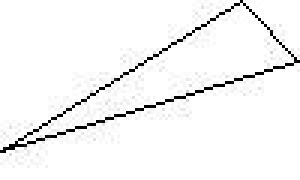
#> input picture apc2015/homework/hw3/data/2d/image_1.tif, 100 x 60 px (shown 3 times larger)
$ python triangles_2d.py   (Python 2 division)
#> lines starting #> are read from the running program, lines starting #| are printed output that depends on the picture; after the words box and inside, x2 and y2 are one past the last pixel; in counts of white or black regions, pixels touching at a corner belong together
from PIL import Image
import numpy
import math

#if matplotlib is available on your system, use it to display the iterations
try:
    import matplotlib.pyplot as plt
    MATPLOTLIB_AVAILABLE = True
except ImportError:
    print "Matplotlib is not available."
    print "You won't get the advantage of watching the ICP convergence..."

def image_to_points(numpy_image):
    """
    Given an PIL Image object, extract the 2D point cloud.
    The result should be a list of points [[x1,y1],...,[xn,yn]]
    """
    res = []
    for i in range(numpy_image.shape[0]):
        for j in range(numpy_image.shape[1]):
            if numpy_image[i,j]==0:
                res.append([i,j])
    return res

def euclidean_distance_2(P1, P2):
    """
    Compute the Squared Euclidean distance between 2 2D points
    """
    return (P1[0]-P2[0])**2+(P1[1]-P2[1])**2

def sum_of_squared_errors(P1,P2):
    """For the corresponding points P1 and P2, returns the sum of squared
    errors"""
    return sum(euclidean_distance_2(p1,p2) for (p1,p2) in zip(P1,P2))

def get_closest_points_2d(P1, P2):
    """
    Compute the closest 2D points searching exhaustively. The output has
    the same dimension as P1 and produces the closest point in P2 to P1.
    Input points: [[x1,y1],[x2,y2],...]
    """
    #TODO: implement me
    return []

def threshold_closest_points(P1, P2, threshold):
    """
    Discard the pairs of points for which their mutual distance exceeds the
    predefined threshold
    Input points: [[x1,y1],[x2,y2],...]
    """
    #TODO: implement me
    return P1,P2

def get_correspondences(P1, P2):
    """Returns a pair of lists  (S1,S2) where S1[i] is an element of P1 that
    corresponds to S2[i], which is an element of P2."""
    # Find the closest points to triangle 1 by exhaustive search using the
    # squared Euclidean distance
    P2matches = get_closest_points_2d(P1, P2)

    # The matching pairs may contain irrelevant data. Keep only the matching
    # points that are close enough within a threshold parameter

    threshold = 0
    # TODO: determine a good threshold.  Set the 'threshold' variable
    # to be your best choice, and write your justification to this answer
    # in the below:
    #
    # [Task 4 answer goes here]
    #

    S1, S2 = threshold_closest_points(P1,P2matches,threshold)
    return S1,S2

def subtract_mean(point_list):
    """
    Input list: ((x1,y1),(x2,y2),...)
    Returns a pair ([p1-mean,...,pn-mean], mean)
    """
    #TODO: implement me
    mean_x = 0
    mean_y = 0
    point_list_minus_mean = point_list
    return point_list_minus_mean, [mean_x, mean_y]


def compute_error_minimizing_rotation(Points1, Points2):
    """
    Compute the rotation matrix that rotates the points in Points2 to minimize
    squared error to the points in Points1
    """
    #TODO: implement me
    return [[1,0],[0,1]]

def transform_point(p,R,t):
    """Compute the point p transformed by the rotation R and translation t"""
    x = R[0][0]*p[0]+R[0][1]*p[1]+t[0]
    y = R[1][0]*p[0]+R[1][1]*p[1]+t[1]
    return [x,y]

def transform_points(Points,R,t):
    """Compute the points transformed by the rotation R and translation t"""
    return [transform_point(p,R,t) for p in Points]

def icp_step(Points1,Points2):
    """
    Performs 1 step of ICP, given two point clouds.

    Return value should be a pair (R,t) containing the
    new rotation and translation of Points2.
    """
    #get the correspondences
    S1,S2 = get_correspondences(Points1,Points2)

    # Center the resulting pairs substracting their means
    S1_shift, mean1 = subtract_mean(S1)
    S2_shift, mean2 = subtract_mean(S2)

    #calculate the error-minimizing rotation
    R = compute_error_minimizing_rotation(S1_shift,S2_shift)
    #find the t such that R*p+t = R*(p-mean2)+mean1
    Rmean2 = [R[0][0]*mean2[0]+R[0][1]*mean2[1],
              R[1][0]*mean2[0]+R[1][1]*mean2[1]]
    return R,[mean1[0]-Rmean2[0],mean1[1]-Rmean2[1]]


# ~~~~~~~~~~~~~~~~~~~~~~~~~~~~~~~~~~~~~~~~~~~~~~~~~~~~~~~~~~~~
#                 MAIN PROGRAM
# ~~~~~~~~~~~~~~~~~~~~~~~~~~~~~~~~~~~~~~~~~~~~~~~~~~~~~~~~~~~~

file_triangle1 = "data/2d/image_1.tif"
file_triangle2 = "data/2d/image_2.tif"

# Read the images and convert to gray scale
imageraw1 = numpy.array( Image.open(file_triangle1).convert('L') )
imageraw2 = numpy.array( Image.open(file_triangle2).convert('L') )
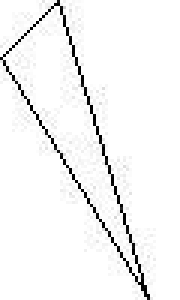
#> input picture apc2015/homework/hw3/data/2d/image_2.tif, 60 x 100 px (shown 3 times larger)

# Threshold the images
image1 = 1*(imageraw1>128)
#> image1: shape (60, 100) int64; values 0 (black) and 1 (white), 96.7% white; black in thin lines or dots, all inside (x1, y1, x2, y2) = (0, 0, 100, 51)
image2 = 1*(imageraw2>128)
#> image2: shape (100, 60) int64; values 0 (black) and 1 (white), 96.7% white; black in thin lines or dots, all inside (x1, y1, x2, y2) = (0, 0, 50, 100)

# We want to match the triangles (black points with values 0), so we need to get
# their coordinates and discard the points corresponding to the background
# (white points with value 1).
# triangle1 and triangle2 should contain the selected points
triangle1 = image_to_points(image1)
#> triangle1 = 198 pairs, first value 0 to 50, second value 0 to 99
triangle2 = image_to_points(image2)
#> triangle2 = 197 pairs, first value 0 to 99, second value 0 to 49


#set up an initial guess
theta = -1.0
R = [[math.cos(theta),-math.sin(theta)],[math.sin(theta),math.cos(theta)]]
t = [0,0]

#Run ICP for 20 iterations
for iters in range(20):
    tri2transformed = transform_points(triangle2,R,t)
    S1,S2 = get_correspondences(triangle1,tri2transformed)
    if MATPLOTLIB_AVAILABLE:
        #plot the transformed triangles and their correspondences
        plt.scatter([p[0] for p in triangle1],[p[1] for p in triangle1],
                marker="o")
        plt.scatter([p[0] for p in tri2transformed],[p[1] for p in tri2transformed],
                marker="*")
        for p1,p2 in zip(S1,S2):
            plt.plot([p1[0],p2[0]],[p1[1],p2[1]],color='r',linestyle='-')
        plt.show()

    Rdelta,tdelta = icp_step(triangle1,tri2transformed)
    print "iter",iters,len(S1),"correspondences, mean squared error",float(sum_of_squared_errors(S1,S2))/len(S1)

    #compose the new rotation with the old rotation
    r1 = transform_point([R[0][0],R[1][0]],Rdelta,[0,0])
    r2 = transform_point([R[0][1],R[1][1]],Rdelta,[0,0])
    R[0][0],R[1][0] = r1
    R[0][1],R[1][1] = r2
    t = transform_point(t,Rdelta,tdelta)
#> this loop made 20 passes
#> (Rdelta, r1, r2) on pass 1: ([[1, 0], [0, 1]], [0.54, -0.841], [0.841, 0.54])
#> (Rdelta, r1, r2) on pass 2: ([[1, 0], [0, 1]], [0.54, -0.841], [0.841, 0.54])
#| iter 0 198 correspondences, mean squared error 0.0
#| iter 1 198 correspondences, mean squared error 0.0
#| iter 2 198 correspondences, mean squared error 0.0
#| iter 3 198 correspondences, mean squared error 0.0
#| iter 4 198 correspondences, mean squared error 0.0
#| iter 5 198 correspondences, mean squared error 0.0
#| iter 6 198 correspondences, mean squared error 0.0
#| iter 7 198 correspondences, mean squared error 0.0
#> (further printed lines are left out)
#> pass 1, `plt.show()`:
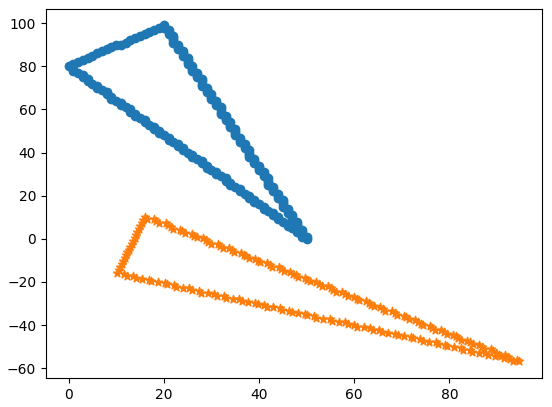
#> figure drawn by matplotlib, 1 panel
